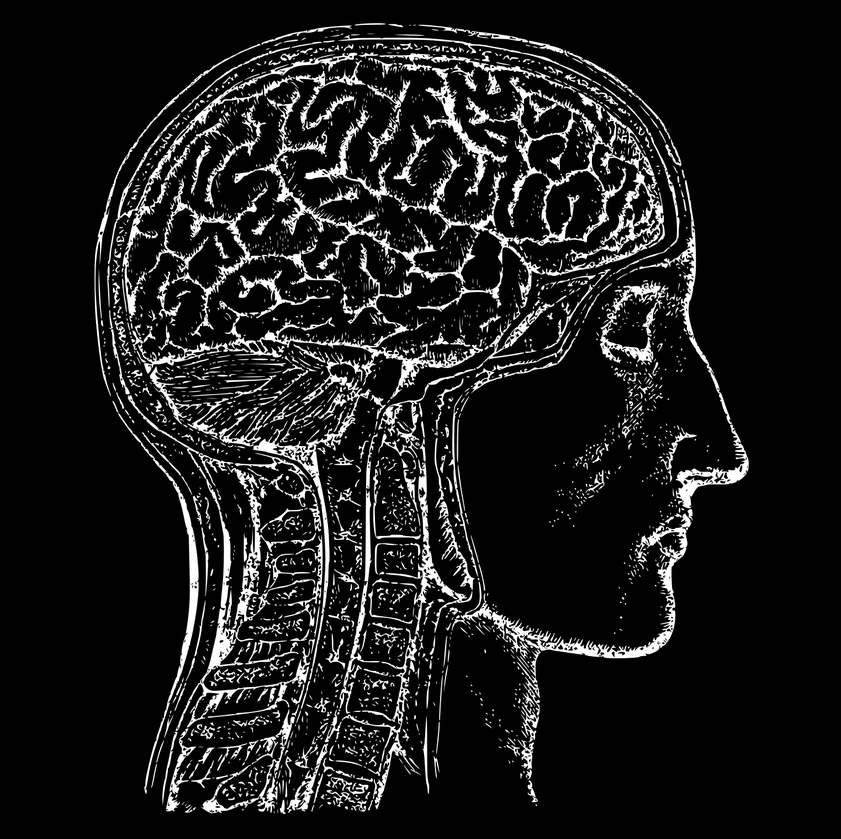
#> input picture Morphological_Ops/image.png, 841 x 839 px, shrunk from 1523 x 1518 before the run, found by its file name
$ python unsharp_masking.py
#> lines starting #> are read from the running program, lines starting #| are printed output that depends on the picture
import cv2
import numpy as np

# Read image
img = cv2.imread("image.png", cv2.IMREAD_GRAYSCALE)
#> img is the input picture: shape (839, 841); min 0, max 255, mean 26.9

rows, cols = img.shape
#> rows = 839; cols = 841

# Gaussian kernel
kernel = np.array([[1, 2, 1],
                   [2, 4, 2],
                   [1, 2, 1]])

# Zero padding
padded = np.zeros((rows + 2, cols + 2), dtype=np.int16)
padded[1:rows+1, 1:cols+1] = img
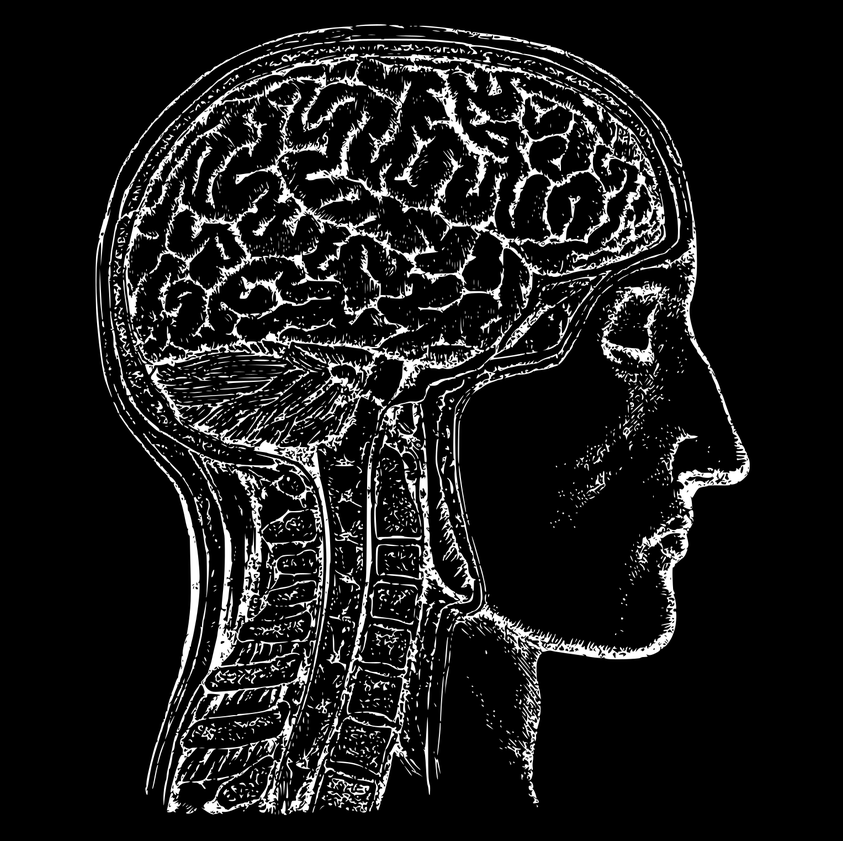
#> padded: shape (841, 843) int16; min 0, max 255, mean 26.7

# Gaussian blurred image
blurred = np.zeros_like(img)

for i in range(rows):
    for j in range(cols):
        region = padded[i:i+3, j:j+3]
        blurred[i, j] = np.sum(region * kernel) / 16

# Unsharp masking
mask = img - blurred
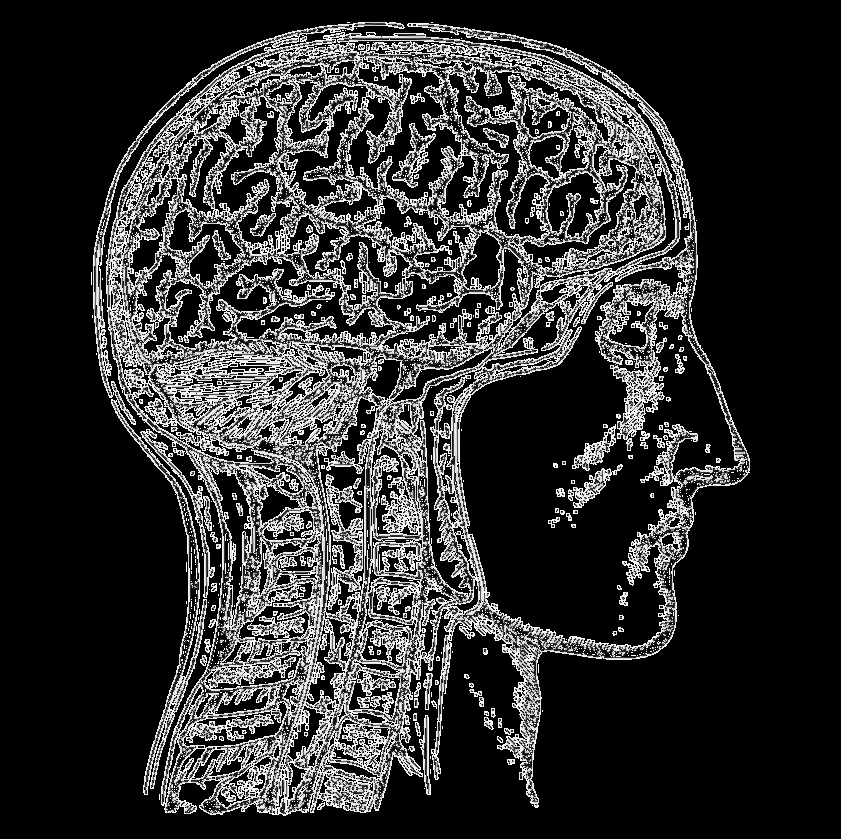
#> mask: shape (839, 841); min 0, max 255, mean 48.1
sharpened = img + mask
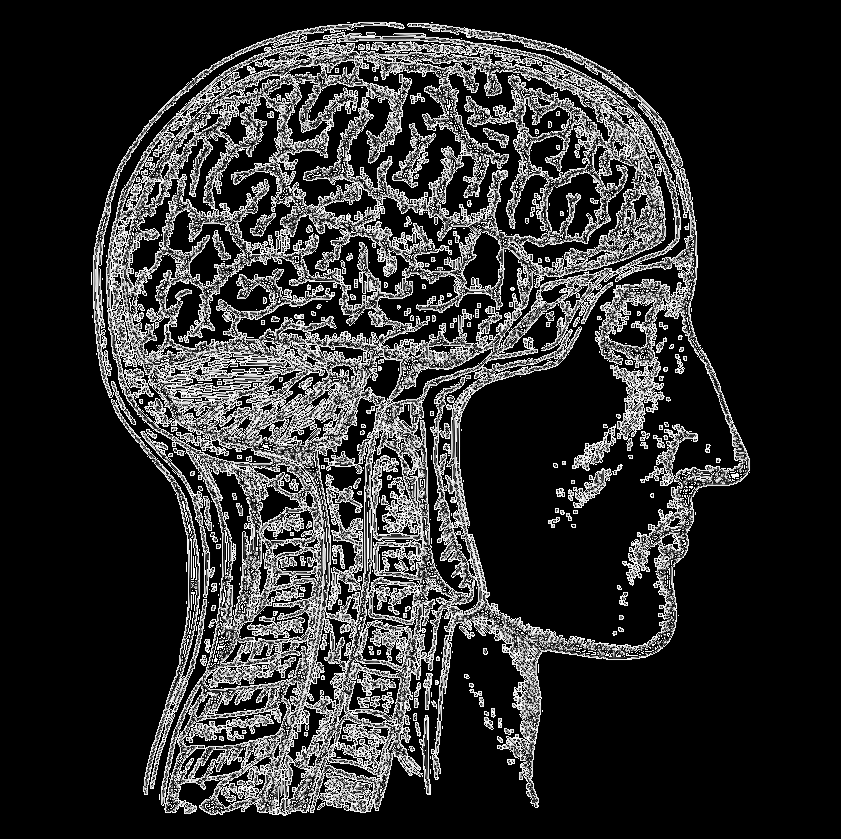
#> sharpened: shape (839, 841); min 0, max 255, mean 47.4

# Clip values
sharpened = np.clip(sharpened, 0, 255)

# Save output
cv2.imwrite("unsharp_masking.png", sharpened)
